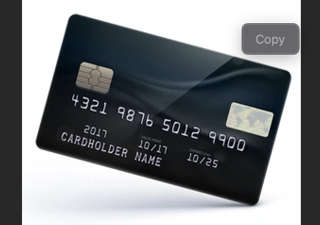
#> input picture Fake-Driving-License/images/fake_dl/fake_image.png, 320 x 225 px; the run also reads 1 picture not shown here
$ python main.py
#> lines starting #> are read from the running program, lines starting #| are printed output that depends on the picture
from abc import abstractmethod, ABC
from skimage.metrics import structural_similarity
import imutils
import cv2
from PIL import Image
import requests

original = "images/fake_dl/fake_image.png"
tampered = "images/original_dl/original_image.png"


class LoadImage:
    @staticmethod
    def open_image(org, fake):
        """Load raw images"""
        open_original = Image.open(org)
        open_fake = Image.open(fake)
        return open_original, open_fake

    @staticmethod
    def load_resized_image(org, fake):
        """Load resized images"""
        # load the two input images
        original_resized = cv2.imread('images/fake_dl/fake_resize.png')
        tampered_resized = cv2.imread('images/fake_dl/fake_resize.png')
        return original_resized, tampered_resized


class ImageProperties:
    """ Check the properties onf the images loaded"""

    @abstractmethod
    def __init__(self, org, fake):
        self.original = org
        self.fake = fake

    def check_image_format(self):
        """Check loaded image format"""
        image = LoadImage.open_image(self.original, self.fake)
        original_format = f"Original image format :  {image[0].format}"
        tampered_format = f"Tampered image format :  {image[1].format}"
        return original_format, tampered_format

    def check_image_size(self):
        """ Check the image size"""
        image = LoadImage.open_image(self.original, self.fake)
        original_format = f"Original image size : {image[0].size}"
        tampered_format = f"Tampered image size : {image[1].size}"
        return original_format, tampered_format


class ResizeImage:
    """Resizer the image input"""
    def __init__(self, org, fake, length=250, width=160):
        self.fake_resized = None
        self.original_resized = None
        self.original = org
        self.fake = fake
        self.length = length
        self.width = width

    def resize_image(self):
        """Resize and save image"""
        image = LoadImage.open_image(self.original, self.fake)
        self.original_resized = image[0].resize((self.length, self.width))
        original.save('images/original_dl/original_resize.png')
        self.fake_resized = image[1].resize((self.length, self.width))
        tampered.save('images/fake_dl/fake_resize.png')

    def convert_grayscale(self):
        """Convert from RGB to Grayscale"""
        original_gray = cv2.cvtColor(self.original_resized, cv2.COLOR_BGR2GRAY)
        tampered_gray = cv2.cvtColor(self.fake_resized, cv2.COLOR_BGR2GRAY)

# # def load_images():
#
# # # Resize Image
# # original = original.resize((250, 160))
# # print(original.size)
# # original.save('original_image/image/original.png')#Save image
# # tampered = tampered.resize((250,160))
# # print(tampered.size)
# # tampered.save('fake_image/image/fake.png')#Saves image

def main():
    image_properties = ImageProperties(original, tampered)
    image_format = image_properties.check_image_format()
#> in open_image, open_original is the input picture: PIL image 320x225 RGBA; mean R, G, B, A 124.7, 127.9, 130.8, 255
    image_size = image_properties.check_image_size()
    resize_image = ResizeImage(original, tampered)
    resize_image.resize_image()
#> in resize_image, `self.original_resized = image[0].resize((self.length, self.width))`:
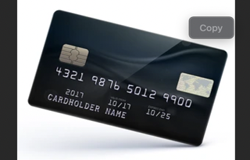
#> self.original_resized: PIL image 250x160 RGBA; mean R, G, B, A 124.7, 127.8, 130.7, 255
    print(f"{image_format} \n{image_size}")


if __name__ == '__main__':
#> (the run stopped early here; a loop or call above may not have finished)
